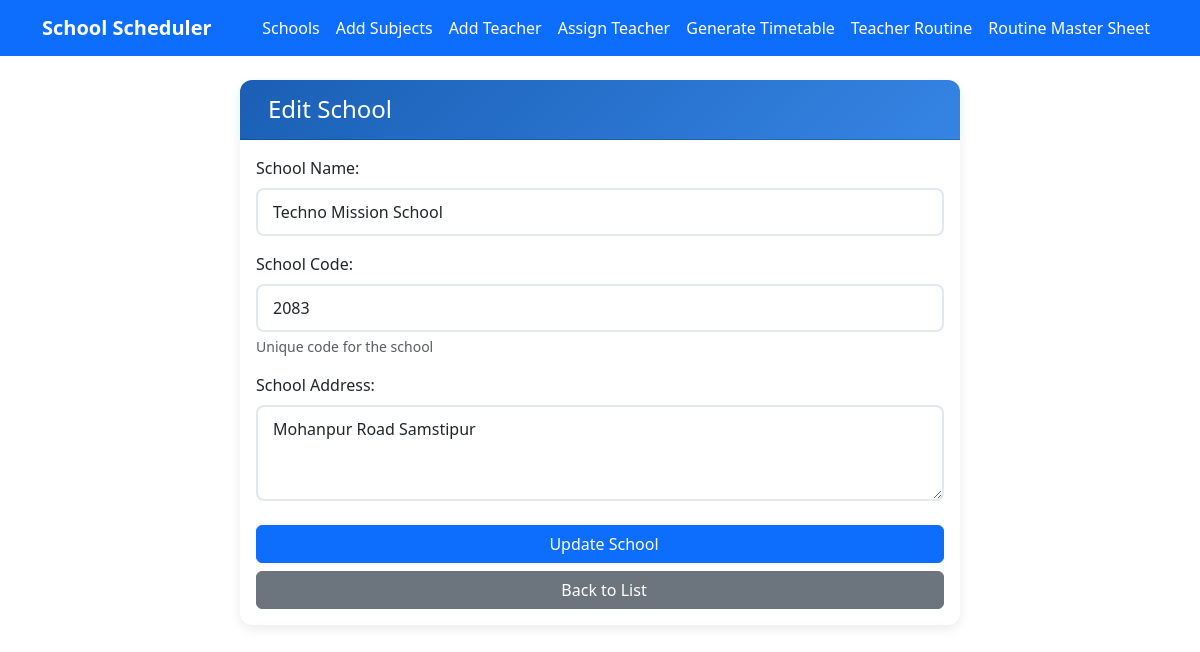
The page /schools/edit/1/ on the database its author committed.
### scheduler/models.py (models this page shows, shortened)
class SchoolMaster(models.Model):
    name = models.CharField(max_length=100)
    code = models.CharField(max_length=20, unique=True)
    address = models.TextField()

### scheduler/views.py (the view)
# urls.py: path('schools/edit/<int:school_id>/', views.edit_school, name='edit_school'),
def edit_school(request, school_id):
    school = get_object_or_404(SchoolMaster, id=school_id)
    if request.method == 'POST':
        form = SchoolForm(request.POST, instance=school)
        if form.is_valid():
            school = form.save()
            messages.success(request, f"School '{school.name}' updated successfully!")
            return redirect('school_list')
        else:
            messages.error(request, "Please correct the errors below.")
    else:
        form = SchoolForm(instance=school)
    return render(request, 'scheduler/school_form.html', {
        'form': form,
        'title': 'Edit School',
        'school': school
    })

### scheduler/forms.py
class SchoolForm(forms.ModelForm):
    class Meta:
        model = SchoolMaster
        fields = ['name', 'code', 'address']
        widgets = {
            'name': forms.TextInput(attrs={
                'class': 'form-control',
                'placeholder': 'Enter school name'
            }),
            'code': forms.TextInput(attrs={
                'class': 'form-control',
                'placeholder': 'Enter school code'
            }),
            'address': forms.Textarea(attrs={
                'class': 'form-control',
                'placeholder': 'Enter school address',
                'rows': 3
            }),
        }
        labels = {
            'name': 'School Name',
            'code': 'School Code',
            'address': 'School Address',
        }

### scheduler/templates/scheduler/school_form.html (shortened to what this page needs)
{% extends 'scheduler/base.html' %}
{% block content %}
<div class="container mt-4">
    <div class="row justify-content-center">
        <div class="col-md-8">
            <div class="card">
                <div class="card-header">
                    <h4 class="mb-0">
                        {{ title }}
                    </h4>
                </div>
                <div class="card-body">
                    <form method="post">
                        <div class="mb-3">
                            <label for="{{ form.name.id_for_label }}" class="form-label">School Name:</label>
                            {{ form.name }}
                        </div>
                        <div class="mb-3">
                            <label for="{{ form.code.id_for_label }}" class="form-label">School Code:</label>
                            {{ form.code }}
                            <div class="form-text">Unique code for the school</div>
                        </div>
                        <div class="mb-4">
                            <label for="{{ form.address.id_for_label }}" class="form-label">School Address:</label>
                            {{ form.address }}
                        </div>
                        <div class="d-grid gap-2">
                            <button type="submit" class="btn btn-primary">
                                {% if school %}Update School{% else %}Add School{% endif %}
                            </button>
                            <a href="{% url 'school_list' %}" class="btn btn-secondary">
                                Back to List
                            </a>
                        </div>
                    </form>
                </div>
            </div>
        </div>
    </div>
</div>
{% endblock %}

### scheduler/templates/scheduler/school_form.html (style rules this page uses)
.card { border: none; border-radius: 12px; box-shadow: 0 4px 12px rgba(0, 0, 0, 0.08); }
.card-header { background: linear-gradient(135deg, #1a5fb4 0%, #3584e4 100%); color: white; border-radius: 12px 12px 0 0 !important; padding: 15px 20px; font-weight: 600; }
.form-control { border-radius: 8px; padding: 10px 15px; border: 2px solid #e2e8f0; }

### rows shown on the page
SchoolMaster: name "Techno Mission School", code "2083", address "Mohanpur Road Samstipur"

### other values the page prints
{{ title }} "Edit School"
